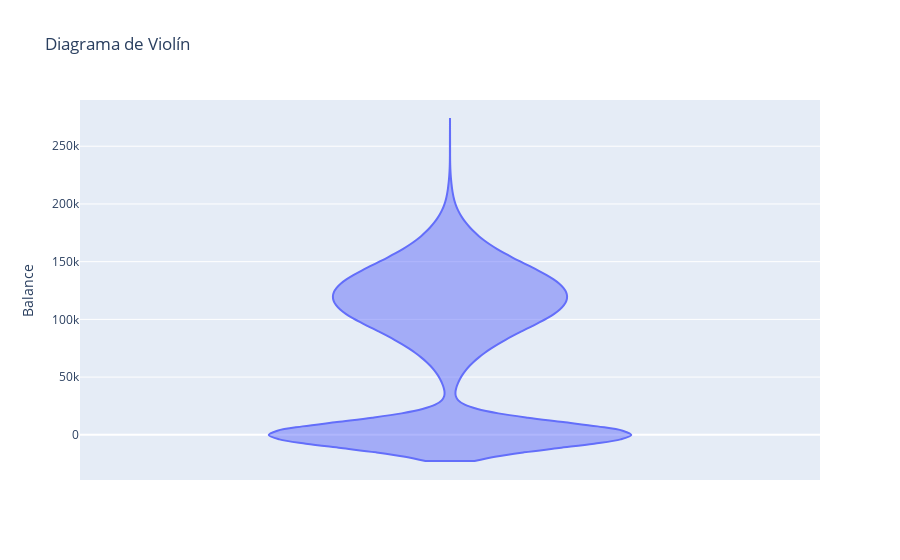

The cell this chart's notebook holds for it:
### Code cell
#Violin
fig = px.violin(df, y='Balance', title='Diagrama de Violín')
fig.show()

### Figure 1 — Plotly figure (JSON) as saved in the notebook; plotly's stock layout.template omitted (floating-point values rounded to 4 significant figures; data arrays with more than 128 entries replaced by an {"elided": "..."} marker saying what was removed)
{"data": [{"alignmentgroup": "True", "box": {"visible": false}, "hovertemplate": "Balance=%{y}<extra></extra>", "legendgroup": "", "marker": {"color": "#636efa"}, "name": "", "offsetgroup": "", "orientation": "v", "scalegroup": "True", "showlegend": false, "type": "violin", "x0": " ", "xaxis": "x", "y": {"elided": "6664 float values"}, "y0": " ", "yaxis": "y"}], "layout": {"legend": {"tracegroupgap": 0}, "title": {"text": "Diagrama de Violín"}, "violinmode": "group", "xaxis": {"anchor": "y", "domain": [0, 1]}, "yaxis": {"anchor": "x", "domain": [0, 1], "title": {"text": "Balance"}}}}
